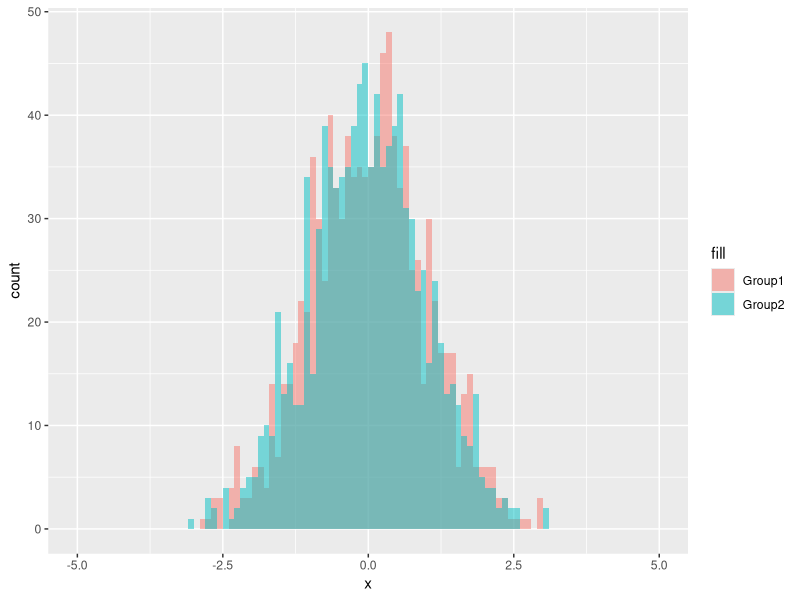
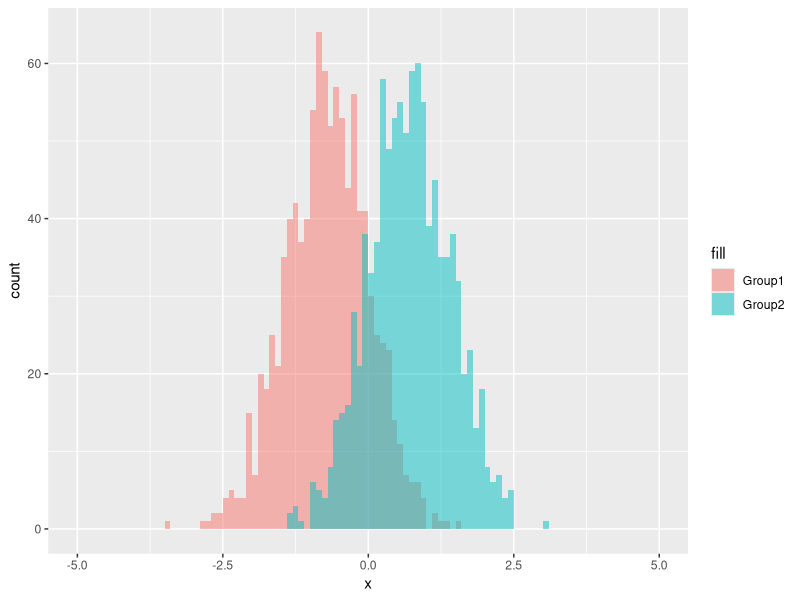
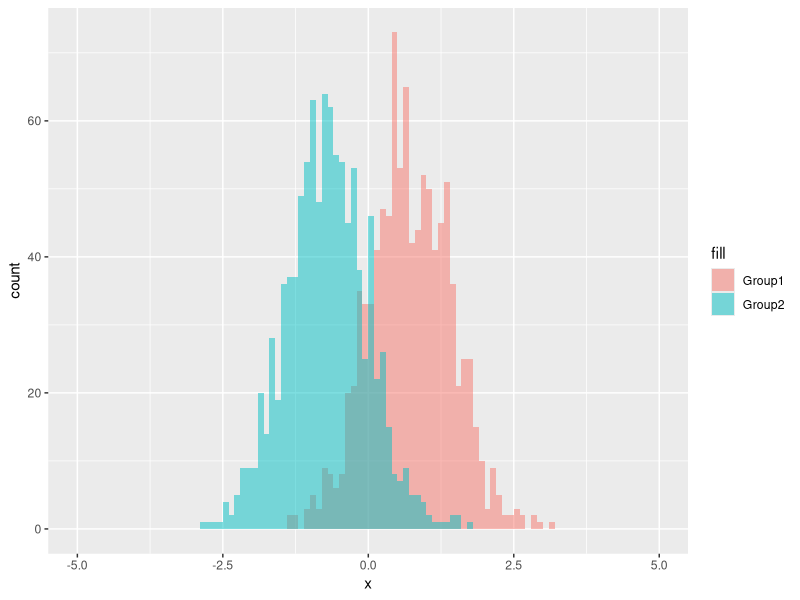
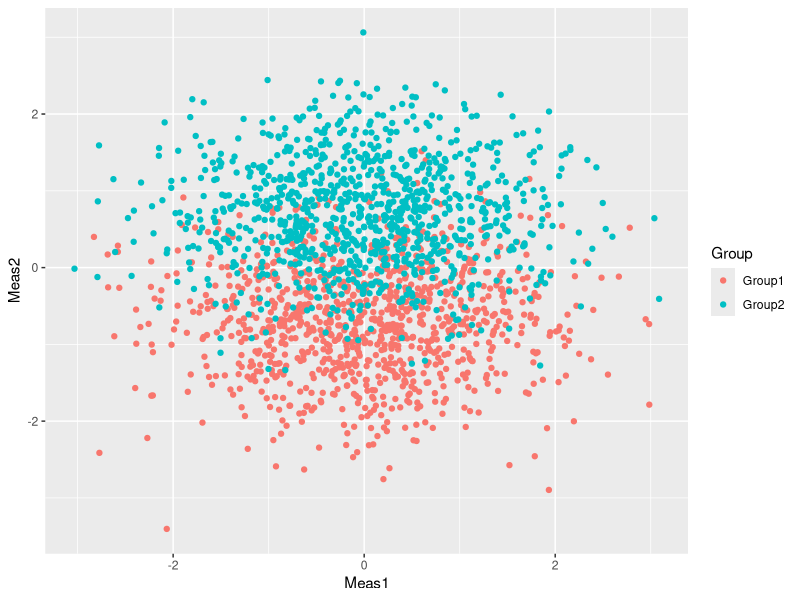
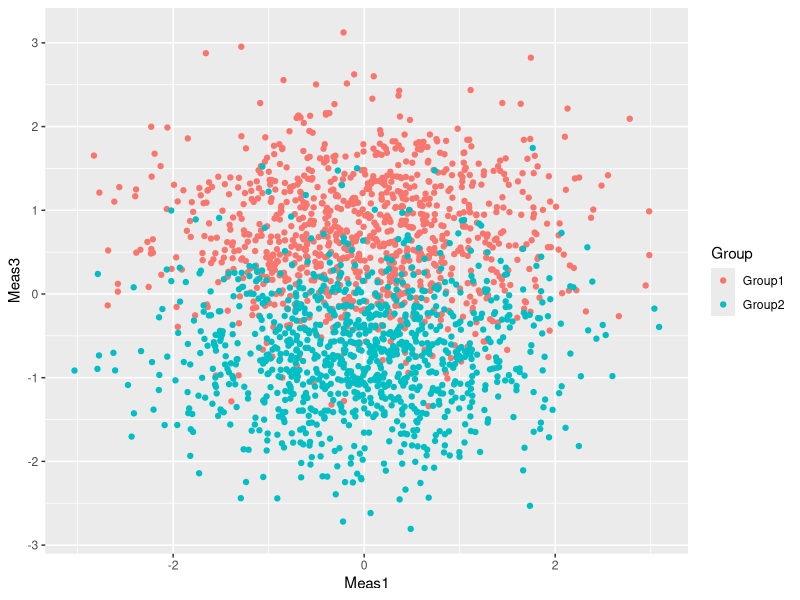
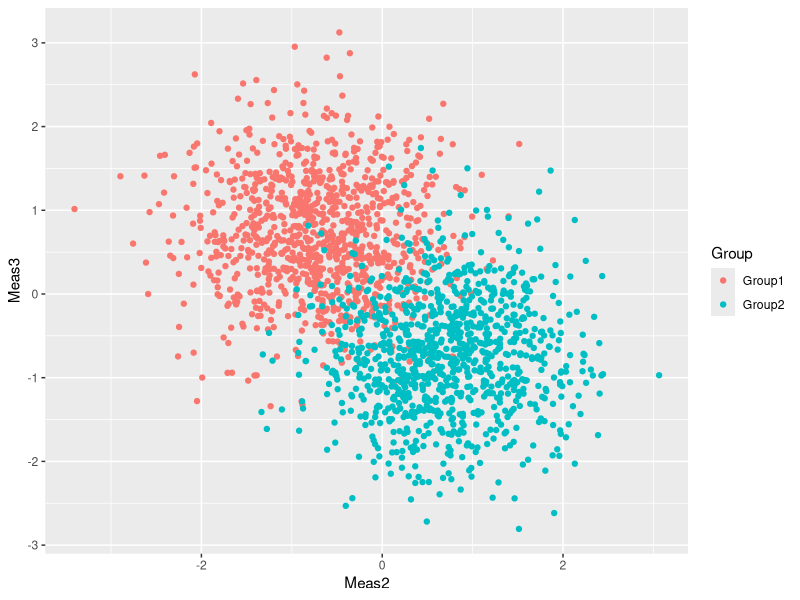
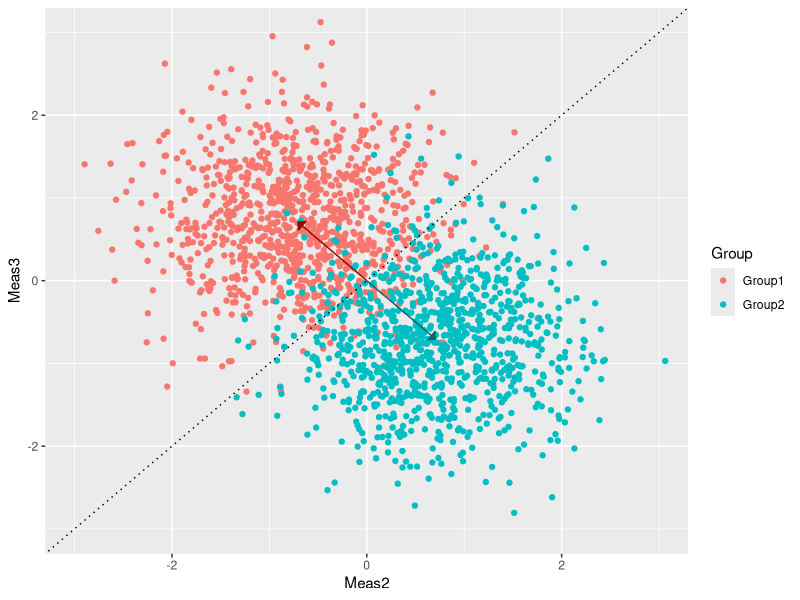
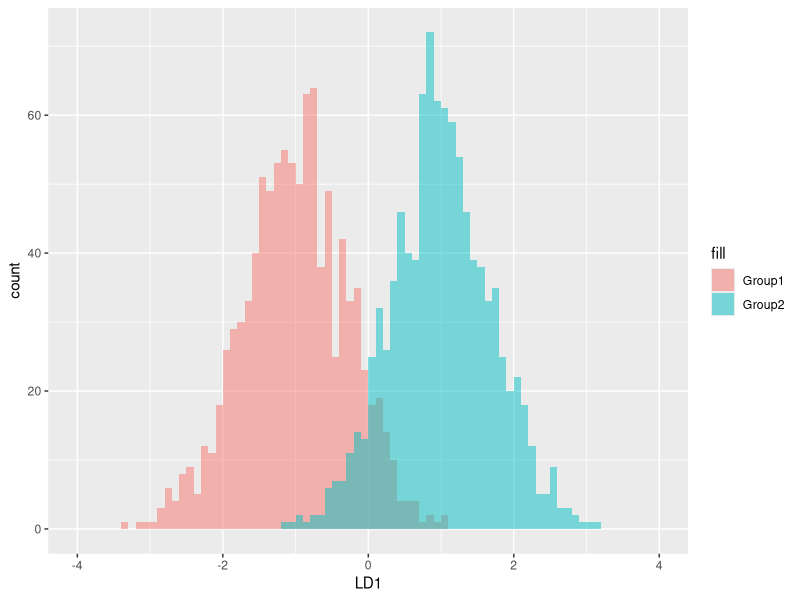

Here is the R script that generated these plots, in order:
## ---- chunk 1
knitr::opts_chunk$set(echo = TRUE)
## ---- chunk 2
library(ggplot2)
library(knitr)

basic <- function(Nper=1000) {
  # meas 1 tells us nothing useful.
  # meas 2 is somewhat lower for group 1 and higher for group 2
  # meas 3 is somewhat higher for group 1 and lower for group 2
  obs <- data.frame(
    Meas1 = rnorm(n = Nper*2),
    Meas2 = c(rnorm(n = Nper, mean = -1), rnorm(n = Nper, mean = 1)),
    Meas3 = c(rnorm(n = Nper, mean = 1), rnorm(n = Nper, mean = -1)),
    Group = rep(c("Group1","Group2"), each=Nper)
  )
  # we'll have variables that just happen to look like z-scores...
  for (m in c("Meas1", "Meas2", "Meas3")) {
    obs[[m]] <- (obs[[m]] - mean(obs[[m]]) ) / sd(obs[[m]])
  }
  obs
}

### some vector math helper functions
dotprod <- function(x, y) sum(x * y) # dot product
vecnorm <- function(x) x/sqrt(sum(x^2)) # normalize to unit vector

hist_grp <- function(obs, measurement, breaks=seq(-5, 5, 0.1)) {
  ggplot(obs) +
    geom_histogram(aes_(x = obs[[measurement]],
                        fill = obs[["Group"]]),
                   breaks = breaks,
                   position = "identity",
                   alpha = 0.5)
}

hist_grp_old <- function(obs, measurement) {
  chunks <- split(obs, obs$Group)
  layout(matrix(1:length(chunks)))
  for (obs_m in names(chunks)) {
    chunk <- chunks[[obs_m]]
    hist(chunk[[measurement]], breaks = seq(-100, 100, 0.1),
         xlim = c(-3, 3),
         xlab = "Measurement",
         main = paste(obs_m, measurement)
         )
  }
}
## ---- chunk 3
observations <- basic()
preview <- do.call(rbind,
                   lapply(split(observations, observations$Group),
                          head,
                          n = 5))
kable(preview, row.names = FALSE, digits = 3)
summary(observations)
sapply(observations[, 1:3], sd)
lapply(split(observations, observations$Group), summary)
lapply(split(observations, observations$Group), function(chunk) sapply(chunk[, 1:3], sd))
## ---- chunk 4
hist_grp(observations, "Meas1")
hist_grp(observations, "Meas2")
hist_grp(observations, "Meas3")
## ---- chunk 5
ggplot(observations) + geom_point(aes(x = Meas1, y = Meas2, color = Group))
ggplot(observations) + geom_point(aes(x = Meas1, y = Meas3, color = Group))
ggplot(observations) + geom_point(aes(x = Meas2, y = Meas3, color = Group))
## ---- chunk 6
# Faded colors for arrows to match the points
# Thanks https://stackoverflow.com/a/8197703
cols <- hcl(h = seq(15, 375, length = 3), c = 100, l = 30)[1:2]

segs <- data.frame(x = c(0, 0),
                   y = c(0, 0),
                   xend = c(-1, 1)/sqrt(2),
                   yend = c(1, -1)/sqrt(2))

ggplot(observations) + geom_point(aes(x = Meas2, y = Meas3, color = Group)) +
  coord_cartesian(xlim = c(-3, 3), ylim = c(-3, 3)) + 
  geom_abline(intercept = 0,
              slope = 1,
              linetype="dotted") +
  geom_segment(data = segs,
               aes(x=x, y=y, xend=xend, yend=yend),
               arrow=arrow(angle=45, length = unit(0.2, "cm"), type="closed"), color=cols)
## ---- chunk 7
comps <- data.frame(Component = c(0, 1, -1)/sqrt(2))
rownames(comps) <- paste0("Meas", 1:3)
kable(comps, digits = 3)
## ---- chunk 8
ld <- apply(observations[, 1:3], 1, dotprod, y = comps$Component)
ld <- data.frame(LD1 = ld,
           Group = observations$Group)
hist_grp(ld, "LD1", seq(-4, 4, 0.1)) + xlab("LD1")
## ---- chunk 9
# Does this work the way I think it might?
ld$Prediction <- c("Group1", "Group2")[(ld$LD1 >= 0) + 1]
table(ld[, 2:3])
## ---- chunk 10
lds <- MASS::lda(formula = Group ~ . , data = observations)
## ---- chunk 11
kable(lds$means)
## ---- chunk 12
kable(lds$scaling, digits=3)
## ---- chunk 13
lds$terms
## ---- chunk 14
# vector dot product
dot <- function(x, y) sum(x * y)

# dot product of each obsevation with the scaling vector
projections <- apply(observations[, 1:3], 1, function(row) {
  dot(row, lds$scaling[, 1])
})

projections <- data.frame(Projection = projections,
                          Group = observations$Group)

ggplot(projections) +
  geom_histogram(aes(x = Projection, fill = Group),
                 position = 'identity',
                 breaks = seq(-5, 5, 0.1),
                 alpha = 0.5)

# unit vector pointing from Group1 to Group2, in the same direction as
# lds$scaling.
unit_vec <- c(0, 1, -1)/sqrt(2)
# huh, it got longer by sqrt(2) even though it already lay along lds$scaling. 
# In other words, lds$scaling is not a unit vector itself.  Why is this?  This
# means while it's a dot product it's not a vector projection like I figured it
# would be.
dot(unit_vec, lds$scaling)


# Or to view it side-by-side with my value from before:
scalings <- data.frame(MyLD1 = comps$Component,
                       MASSLD1 = lds$scaling[, 1],
                       MASSLD1Norm = vecnorm(lds$scaling[, 1]))
kable(scalings, digits = 3)

p <- predict(lds)

# also, this is not quite the same as the above.  why not?
table(cbind.data.frame(observations$Group, p$class))

# at least, predict() does seem to work roughly the way I think it should.
p2 <- factor(c("Group1", "Group2")[(p$x >= 0) + 1])
table(cbind.data.frame(observations$Group, p2))
